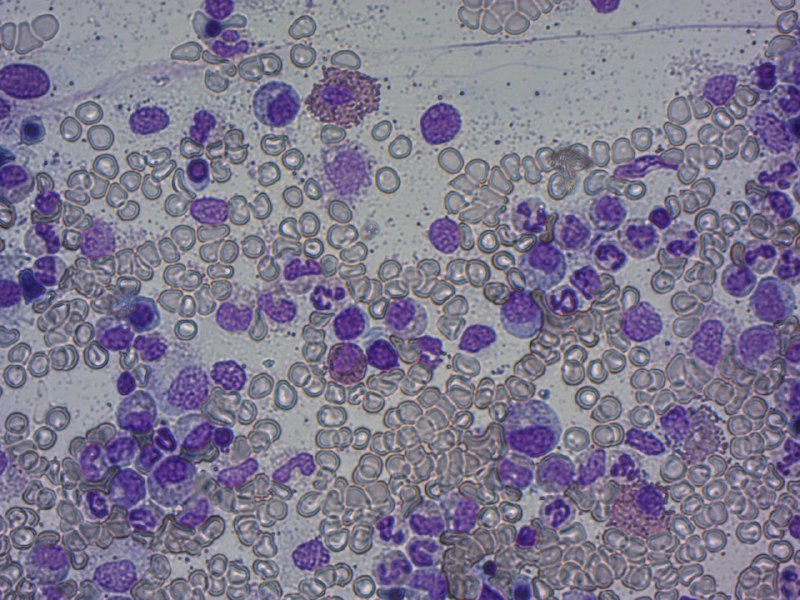
//> input picture IMG/cells.jpg, 800 x 600 px
$ ./Arr-img   (built with g++ and OpenCV 4)
//> lines starting //> are read from the running program, lines starting //| are printed output that depends on the picture; after the words box and inside, x2 and y2 are one past the last pixel; in counts of white or black regions, pixels touching at a corner belong together
#include <stdio.h>
#include <iostream>
#include <iterator>
#include <opencv2/opencv.hpp>
#include <opencv2/core/utility.hpp>
#include <opencv2/imgproc/imgproc.hpp>
#include <Windows.h>
#include <vector>
#include <opencv2/highgui/highgui.hpp>
#include <math.h>

using namespace std;
using namespace cv;
using namespace samples;

const int hist_size = 256;
const int interval_half = 5; // интервал сглаживания
const int delta = 12; // отличие от экстремума
const int base_frame_size = 8; // полуширина рамки в пикселях
const int delta_Q = 1; // дельта из статьи
const int sigma_multiplier = 4; // Множитель для искусственного увеличения дисперсии
const int border_R_mult = 90;
const int BUF_PREV_COEFF = 2 / 3;
const int BLACK = 0;
const int WHITE = 255;
const int COL1 = 100;
const int COL2 = 155;
const char ANG0 = '-';
const char ANG45 = '/';
const char ANG90 = '|';
const char ANG135 = '\\';
string name = "cells.jpg";
string path = "C:/OCV/IMG/";

void adv_spread(int** clusters, int** R_img, int height, int width, int max_col);
Mat arr_to_3ch_mat(Mat ch0, int** ch1, int** ch2 = NULL);
int** buf_to_clust(int*** buf, int** clusters, int height, int width);
Mat clust_cent_R(Mat img, int frame_size, bool need_thinning = FALSE);
void clust_color(int** img, int top, int bot, int left, int right, int col, int col2);
int** clust_form(int** centers, int** R_img, char** border_dir_mat, int height, int width, int* max_col_p);
void fill_buf(int** centers, int** R_img, char** border_dir_mat, int*** buf, int height, int width);
int** find_peak(int** frame_clust, int** frame_R, char dir, int frame_size, int col);
float get_R(Mat img, char& border_dir, int frame_size = base_frame_size);
Mat get_R_img(Mat img, int frame_size = base_frame_size, char** border_dir_mat = NULL);
Mat get_R_multiplex(Mat img, int* L_arr, int size_L_arr, char** border_dir_mat = NULL);
void get_tblr(int** img, int* top, int* bot, int* left, int* right, int height, int width, int col);
int** mat_to_arr(Mat img);
Mat mult_R(Mat img1, Mat img2);
int*** process_center(int** R_img, int*** buf, int i_c, int j_c, char dir);
void process_clust(int** clusters, int** R_img, int top, int left, int right, int bot, int col, int height, int width);
int** spread(int** img, int height, int width);

class Coord {
private:
    int i, j;
public:
    // [4 lines left out: function Coord, not called in this run]
    int get_i() {
        return i;
    }
    int get_j() {
        return j;
    }
    void operator =(const Coord& C)
    {
        i = C.i;
        j = C.j;
    }
};
class Pixel {
private:
    int b;
    Coord ij = Coord(0,0);
public:
    // [8 lines left out: functions Pixel, Pixel, not called in this run]
    Coord coord() {
        return ij;
    }
    int br() {
        return b;
    }
};

class Cluster {
private:
    vector<Pixel> pixels;
    int N, color;
    float B, sigma;
public:
    // [14 lines left out: functions Cluster, add_pix, not called in this run]
    float get_B() {
        return B;
    }
    int get_N() {
        return N;
    }
    vector<Pixel> get_pixels() {
        return pixels;
    }
    float get_sigma() {
        return sigma;
    }
    // [17 lines left out: functions new_sigma, merge, not called in this run]
};

int main(int argc, char** argv) //C:\OCV\OCV\x64\Debug\OCV.exe
{
    Mat gray_sys, img;
    addSamplesDataSearchPath(path);
    img = imread(findFile(name), IMREAD_COLOR);
//> img is the input picture: 600 rows x 800 cols, CV_8UC3; mean B, G, R 143.7, 121.7, 127.2
    cvtColor(img, gray_sys, COLOR_BGR2GRAY);
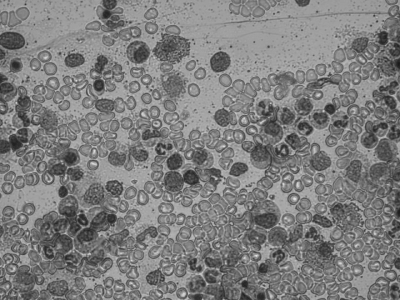
//> gray_sys: 600 rows x 800 cols, CV_8UC1 (shown at 1/2 size); min 24, max 237, mean 125.8

    int width = img.cols;
    int height = img.rows;
    char** border_dir_mat = new char* [height];
    for (int i = 0; i < height; i++) {
        border_dir_mat[i] = new char [width];
    }
    int*** buf_spread = new int** [height];
    for (int i = 0; i < height; i++) {
        buf_spread[i] = new int*[width];
        for (int j = 0; j < width; j++) {
            buf_spread[i][j] = new int[3];
            for (int k = 0; k < 3; k++) {
                buf_spread[i][j][k] = 0;
            }
        }
    }
    int L_arr[10] = { base_frame_size, 5, 10, 32, 6, 7, 8, 9, 10 };
    Mat R_mult = get_R_multiplex(gray_sys, L_arr, 2, border_dir_mat);
//> the loop in get_R_img, `for (int i = frame_size; i < height - frame_size; i++)` made 584 passes
//> after the loop in get_R_img, `for (int i = frame_size; i < height - frame_size; i++)`:
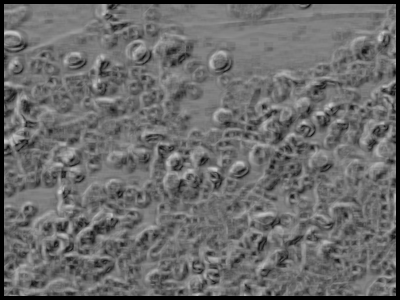
//> R_img: 600 rows x 800 cols, CV_8UC1 (shown at 1/2 size); min 0, max 206, mean 106.2
//> after the loop in get_R_img, `for (int i = frame_size; i < height - frame_size; i++)`: border_dir_temp = '-'
//> call 2 of get_R_img, with frame_size = 5
//> the loop in get_R_img (call 2), `for (int i = frame_size; i < height - frame_size; i++)` made 590 passes
//> after the loop in get_R_img (call 2), `for (int i = frame_size; i < height - frame_size; i++)`:
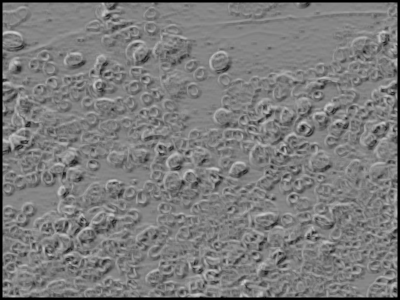
//> R_img: 600 rows x 800 cols, CV_8UC1 (shown at 1/2 size); min 0, max 211, mean 122.6
    Mat centers, temp;
    Mat blank = Mat(height, width, CV_8UC3, WHITE);
    int** arr_centers;
    int** arr_R;
    int** clusters = new int* [height];
    for (int i = 0; i < height; i++) {
        clusters[i] = new int[width];
    }
    int** gray;
    int** in_cl;
    int* max_col_p = new int;
    int N_epoch = 1001;
    *max_col_p = 0;
    imshow("R mult", R_mult);
    imwrite(path + "R_img_" + name, R_mult);
    centers = clust_cent_R(R_mult, L_arr[0], false);
//> the loop in clust_cent_R, `for (int i = frame_size; i < height - frame_size; i++)` made 584 passes
//> after the loop in clust_cent_R, `for (int i = frame_size; i < height - frame_size; i++)`:
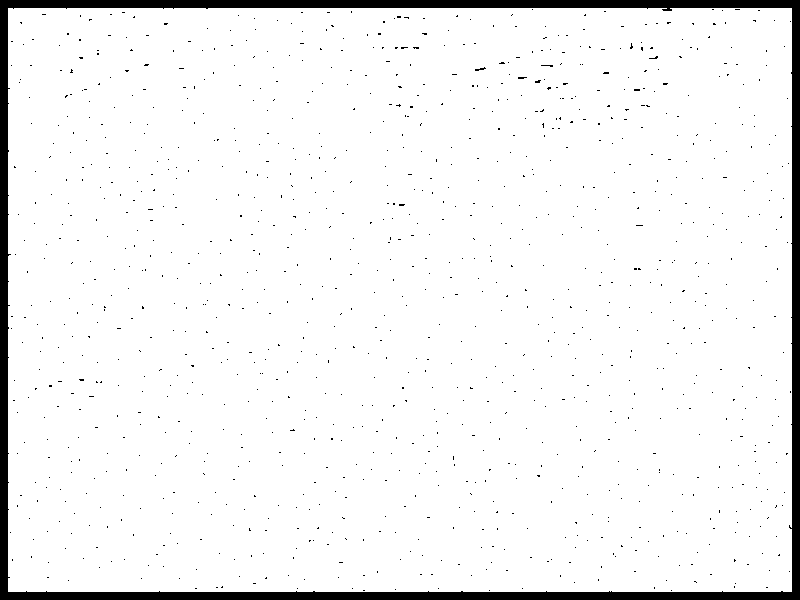
//> clust: 600 rows x 800 cols, CV_8UC1; 94.9% white; 1126 black regions (1124 under 20 px), largest, box (x1, y1, x2, y2) and area: (0, 0, 800, 600) 22223, (475, 67, 486, 71) 20
//> after the loop in clust_cent_R, `for (int i = frame_size; i < height - frame_size; i++)`: ismax = false; no_max_left = 8
    //imshow("cluster centers", centers);
    arr_centers = mat_to_arr(centers);
//> (the rest of the program and of its run is left out)
